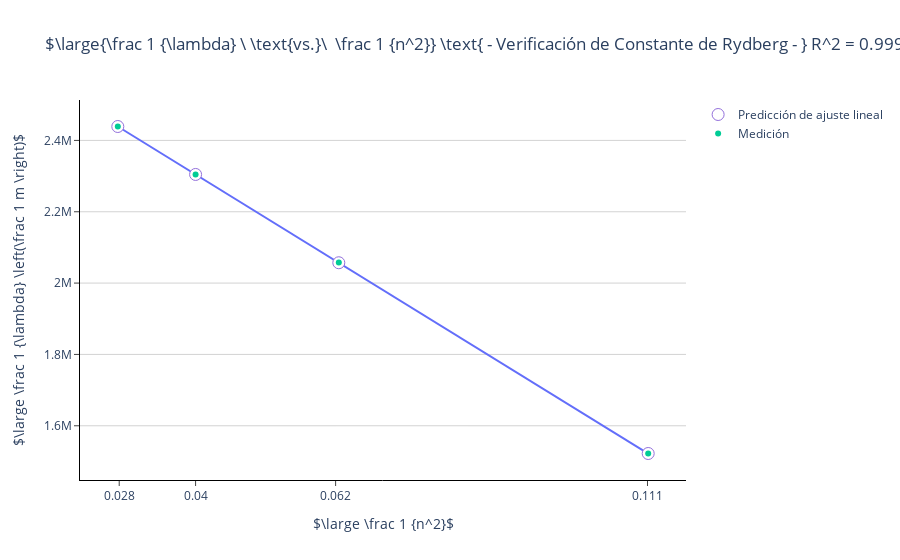

The notebook cell this image was saved under:
### Code cell
fig = px.line(x=ns2_inv, y=lambdas_inv,
              title=r"$\large{\frac 1 {\lambda} \ \text{vs.}\  \frac 1 {n^2}} \text{ - Verificación de Constante de Rydberg - } R^2 = 0.99999889992$",
              labels={'x': r'$\large \frac 1 {n^2}$',
                      'y': r'$\large \frac 1 {\lambda} \left(\frac 1 m \right)$'})


# Agrego predicciones lineales como círculos grandes
fig.add_scatter(x=ns2_inv,
                y=y_hat,
                mode='markers', name='Predicción de ajuste lineal',
                marker=dict(
                    color='white',
                    size=12,
                    line=dict(
                        color='MediumPurple',
                        width=1
                    )
                )
               )
# Agrego mediciones como círculos
fig.add_scatter(x=ns2_inv,
                y=lambdas_inv,
                mode='markers', name='Medición')

x_axis_tickvals = []
x_axis_tickvals += list(ns2_inv.round(3))
# Cambio el color del fondo a blanco y ejes

# add x axis tick lines
fig.update_xaxes(tickvals=x_axis_tickvals, showline=True, linewidth=1, linecolor='black', ticks="outside")
fig.update_yaxes(showline=True, linewidth=1, linecolor='black', ticks="outside", gridcolor='lightgray')
fig.update_layout(plot_bgcolor='white')

fig.show()

### Figure 1 — Plotly figure (JSON) as saved in the notebook; plotly's stock layout.template omitted (floating-point values rounded to 4 significant figures)
{"data": [{"hovertemplate": "$\\large \\frac 1 {n^2}$=%{x}<br>$\\large \\frac 1 {\\lambda} \\left(\\frac 1 m \\right)$=%{y}<extra></extra>", "legendgroup": "", "line": {"color": "#636efa", "dash": "solid"}, "mode": "lines", "name": "", "orientation": "v", "showlegend": false, "type": "scatter", "x": [0.1111, 0.0625, 0.04, 0.02778], "xaxis": "x", "y": [1522000.0, 2058000.0, 2304000.0, 2439000.0], "yaxis": "y"}, {"marker": {"color": "white", "line": {"color": "MediumPurple", "width": 1}, "size": 12}, "mode": "markers", "name": "Predicción de ajuste lineal", "type": "scatter", "x": [0.1111, 0.0625, 0.04, 0.02778], "y": [1522000.0, 2057000.0, 2305000.0, 2439000.0]}, {"mode": "markers", "name": "Medición", "type": "scatter", "x": [0.1111, 0.0625, 0.04, 0.02778], "y": [1522000.0, 2058000.0, 2304000.0, 2439000.0]}], "layout": {"legend": {"tracegroupgap": 0}, "plot_bgcolor": "white", "title": {"text": "$\\large{\\frac 1 {\\lambda} \\ \\text{vs.}\\  \\frac 1 {n^2}} \\text{ - Verificación de Constante de Rydberg - } R^2 = 0.99999889992$"}, "xaxis": {"anchor": "y", "domain": [0, 1], "linecolor": "black", "linewidth": 1, "showline": true, "ticks": "outside", "tickvals": [0.111, 0.062, 0.04, 0.028], "title": {"text": "$\\large \\frac 1 {n^2}$"}}, "yaxis": {"anchor": "x", "domain": [0, 1], "gridcolor": "lightgray", "linecolor": "black", "linewidth": 1, "showline": true, "ticks": "outside", "title": {"text": "$\\large \\frac 1 {\\lambda} \\left(\\frac 1 m \\right)$"}}}}
